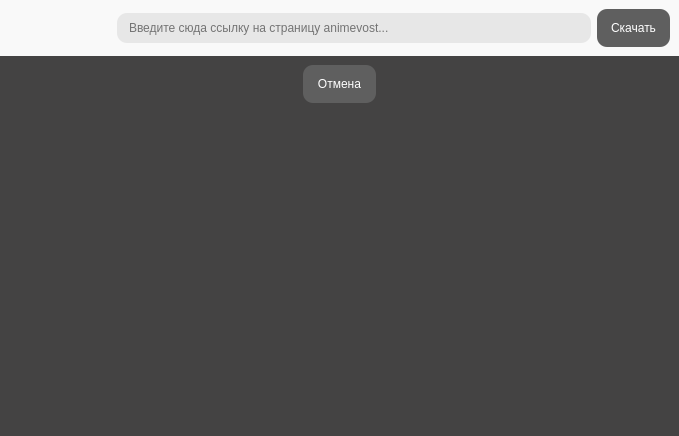
<?xml version="1.0" encoding="UTF-8"?>
<ui version="4.0">
 <class>MainWindow</class>
 <widget class="QMainWindow" name="MainWindow">
  <property name="windowModality">
   <enum>Qt::NonModal</enum>
  </property>
  <property name="geometry">
   <rect>
    <x>0</x>
    <y>0</y>
    <width>679</width>
    <height>427</height>
   </rect>
  </property>
  <property name="windowTitle">
   <string>Animevost Load App</string>
  </property>
  <property name="styleSheet">
   <string notr="true">background-color:#444343;
border:none;</string>
  </property>
  <widget class="QWidget" name="centralwidget">
   <layout class="QVBoxLayout" name="verticalLayout">
    <property name="spacing">
     <number>0</number>
    </property>
    <property name="leftMargin">
     <number>0</number>
    </property>
    <property name="topMargin">
     <number>0</number>
    </property>
    <property name="rightMargin">
     <number>0</number>
    </property>
    <property name="bottomMargin">
     <number>0</number>
    </property>
    <item>
     <widget class="QWidget" name="horizontalWidget" native="true">
      <property name="sizePolicy">
       <sizepolicy hsizetype="Preferred" vsizetype="Maximum">
        <horstretch>0</horstretch>
        <verstretch>0</verstretch>
       </sizepolicy>
      </property>
      <property name="styleSheet">
       <string notr="true">background-color:#F9F9F9;
height:40px;</string>
      </property>
      <layout class="QHBoxLayout" name="horizontalLayout_2">
       <item>
        <layout class="QHBoxLayout" name="horizontalLayout_4">
         <item>
          <widget class="QPushButton" name="downloadsButton">
           <property name="styleSheet">
            <string notr="true">image: url(:/downloadsBtn/download.png);
width:30px;
height:30px;</string>
           </property>
           <property name="text">
            <string/>
           </property>
          </widget>
         </item>
         <item>
          <widget class="QPushButton" name="listAnimeButton">
           <property name="styleSheet">
            <string notr="true">image: url(:/listBtn/list.png);
width:30px;
height:30px;</string>
           </property>
           <property name="text">
            <string/>
           </property>
          </widget>
         </item>
         <item>
          <widget class="QPushButton" name="SettingsAnimeButton">
           <property name="styleSheet">
            <string notr="true">image: url(:/settingsBtn/edit-tools.png);
width:30px;
height:30px;</string>
           </property>
           <property name="text">
            <string/>
           </property>
          </widget>
         </item>
        </layout>
       </item>
       <item>
        <layout class="QHBoxLayout" name="horizontalLayout">
         <item>
          <widget class="QLineEdit" name="linkEdit">
           <property name="styleSheet">
            <string notr="true">background-color:#E7E7E7;
border-radius:10px;
height:30px;
width:294px;
padding-left:10px;</string>
           </property>
           <property name="placeholderText">
            <string>Введите сюда ссылку на страницу animevost...</string>
           </property>
          </widget>
         </item>
         <item>
          <widget class="QPushButton" name="downloadButton">
           <property name="styleSheet">
            <string notr="true">background-color:#5F5F5F;

border-width: 2px;
border-radius: 10px;
color:white;
width:65px;
height:30px;
padding: 4px;</string>
           </property>
           <property name="text">
            <string>Скачать</string>
           </property>
          </widget>
         </item>
        </layout>
       </item>
      </layout>
     </widget>
    </item>
    <item>
     <widget class="QStackedWidget" name="stackedWidget">
      <widget class="QWidget" name="DownloadsPage">
       <layout class="QVBoxLayout" name="verticalLayout_2">
        <item alignment="Qt::AlignHCenter">
         <widget class="QPushButton" name="cancelLoadButton">
          <property name="sizePolicy">
           <sizepolicy hsizetype="Fixed" vsizetype="Fixed">
            <horstretch>0</horstretch>
            <verstretch>0</verstretch>
           </sizepolicy>
          </property>
          <property name="styleSheet">
           <string notr="true">background-color:#5F5F5F;

border-width: 2px;
border-radius: 10px;
color:white;
width:65px;
height:30px;

padding: 4px;</string>
          </property>
          <property name="text">
           <string>Отмена</string>
          </property>
         </widget>
        </item>
        <item>
         <spacer name="verticalSpacer">
          <property name="orientation">
           <enum>Qt::Vertical</enum>
          </property>
          <property name="sizeType">
           <enum>QSizePolicy::Fixed</enum>
          </property>
          <property name="sizeHint" stdset="0">
           <size>
            <width>10</width>
            <height>10</height>
           </size>
          </property>
         </spacer>
        </item>
        <item>
         <widget class="QScrollArea" name="scrollArea">
          <property name="widgetResizable">
           <bool>true</bool>
          </property>
          <widget class="QWidget" name="scrollAreaWidgetContents">
           <property name="geometry">
            <rect>
             <x>0</x>
             <y>0</y>
             <width>661</width>
             <height>291</height>
            </rect>
           </property>
           <layout class="QVBoxLayout" name="verticalLayout_5">
            <item>
             <layout class="QVBoxLayout" name="scrollareadownloads"/>
            </item>
           </layout>
          </widget>
         </widget>
        </item>
       </layout>
      </widget>
      <widget class="QWidget" name="ListPage">
       <layout class="QVBoxLayout" name="verticalLayout_3">
        <item>
         <layout class="QHBoxLayout" name="horizontalLayout_5">
          <item>
           <spacer name="horizontalSpacer">
            <property name="orientation">
             <enum>Qt::Horizontal</enum>
            </property>
            <property name="sizeHint" stdset="0">
             <size>
              <width>40</width>
              <height>20</height>
             </size>
            </property>
           </spacer>
          </item>
          <item>
           <widget class="QLineEdit" name="lineEdit">
            <property name="sizePolicy">
             <sizepolicy hsizetype="Maximum" vsizetype="Fixed">
              <horstretch>0</horstretch>
              <verstretch>0</verstretch>
             </sizepolicy>
            </property>
            <property name="styleSheet">
             <string notr="true">background-color:#E7E7E7;
border-radius:10px;
height:30px;
width:300px;
padding-left:10px;</string>
            </property>
            <property name="placeholderText">
             <string>Введите название...</string>
            </property>
           </widget>
          </item>
          <item>
           <widget class="QPushButton" name="pushButton">
            <property name="sizePolicy">
             <sizepolicy hsizetype="Maximum" vsizetype="Fixed">
              <horstretch>0</horstretch>
              <verstretch>0</verstretch>
             </sizepolicy>
            </property>
            <property name="styleSheet">
             <string notr="true">background-color:#5F5F5F;
border-width: 2px;
border-radius: 10px;
color:white;
width:65px;
height:30px;
padding: 4px;</string>
            </property>
            <property name="text">
             <string>Search</string>
            </property>
           </widget>
          </item>
          <item>
           <spacer name="horizontalSpacer_2">
            <property name="orientation">
             <enum>Qt::Horizontal</enum>
            </property>
            <property name="sizeHint" stdset="0">
             <size>
              <width>40</width>
              <height>20</height>
             </size>
            </property>
           </spacer>
          </item>
         </layout>
        </item>
        <item>
         <widget class="QScrollArea" name="scrollArea_2">
          <property name="widgetResizable">
           <bool>true</bool>
          </property>
          <widget class="QWidget" name="scrollAreaWidgetContents_2">
           <property name="geometry">
            <rect>
             <x>0</x>
             <y>0</y>
             <width>661</width>
             <height>305</height>
            </rect>
           </property>
          </widget>
         </widget>
        </item>
       </layout>
      </widget>
      <widget class="QWidget" name="SettingsPage">
       <layout class="QVBoxLayout" name="verticalLayout_4">
        <item>
         <layout class="QHBoxLayout" name="horizontalLayout_9">
          <item>
           <widget class="QLabel" name="label_4">
            <property name="sizePolicy">
             <sizepolicy hsizetype="Maximum" vsizetype="Maximum">
              <horstretch>0</horstretch>
              <verstretch>0</verstretch>
             </sizepolicy>
            </property>
            <property name="styleSheet">
             <string notr="true">color:white;</string>
            </property>
            <property name="text">
             <string>Loading quality:</string>
            </property>
           </widget>
          </item>
          <item>
           <widget class="QPushButton" name="changeQualityButton">
            <property name="sizePolicy">
             <sizepolicy hsizetype="Fixed" vsizetype="Fixed">
              <horstretch>0</horstretch>
              <verstretch>0</verstretch>
             </sizepolicy>
            </property>
            <property name="styleSheet">
             <string notr="true">background-color:#5F5F5F;
border-width: 2px;
border-radius: 10px;
color:white;
width:65px;
height:20px;
padding: 4px;</string>
            </property>
            <property name="text">
             <string>480</string>
            </property>
           </widget>
          </item>
          <item>
           <spacer name="horizontalSpacer_5">
            <property name="orientation">
             <enum>Qt::Horizontal</enum>
            </property>
            <property name="sizeHint" stdset="0">
             <size>
              <width>40</width>
              <height>20</height>
             </size>
            </property>
           </spacer>
          </item>
         </layout>
        </item>
        <item>
         <layout class="QHBoxLayout" name="horizontalLayout_8">
          <item>
           <widget class="QLabel" name="label">
            <property name="sizePolicy">
             <sizepolicy hsizetype="Maximum" vsizetype="Maximum">
              <horstretch>0</horstretch>
              <verstretch>0</verstretch>
             </sizepolicy>
            </property>
            <property name="styleSheet">
             <string notr="true">color:white;</string>
            </property>
            <property name="text">
             <string>Mirror searching:</string>
            </property>
           </widget>
          </item>
          <item>
           <widget class="QCheckBox" name="searchmirrorschbx">
            <property name="text">
             <string/>
            </property>
           </widget>
          </item>
         </layout>
        </item>
        <item>
         <layout class="QHBoxLayout" name="horizontalLayout_7">
          <item>
           <widget class="QLabel" name="label_3">
            <property name="sizePolicy">
             <sizepolicy hsizetype="Maximum" vsizetype="Maximum">
              <horstretch>0</horstretch>
              <verstretch>0</verstretch>
             </sizepolicy>
            </property>
            <property name="styleSheet">
             <string notr="true">color:white;</string>
            </property>
            <property name="text">
             <string>Mirror searching end:</string>
            </property>
           </widget>
          </item>
          <item>
           <widget class="QLineEdit" name="endSearchingMirror">
            <property name="sizePolicy">
             <sizepolicy hsizetype="Fixed" vsizetype="Fixed">
              <horstretch>0</horstretch>
              <verstretch>0</verstretch>
             </sizepolicy>
            </property>
            <property name="styleSheet">
             <string notr="true">background-color:#E7E7E7;
border-radius:10px;
width:100px;
height:20px;

text-align:center;</string>
            </property>
            <property name="text">
             <string>90</string>
            </property>
            <property name="alignment">
             <set>Qt::AlignCenter</set>
            </property>
           </widget>
          </item>
          <item>
           <spacer name="horizontalSpacer_4">
            <property name="orientation">
             <enum>Qt::Horizontal</enum>
            </property>
            <property name="sizeHint" stdset="0">
             <size>
              <width>40</width>
              <height>20</height>
             </size>
            </property>
           </spacer>
          </item>
         </layout>
        </item>
        <item>
         <layout class="QHBoxLayout" name="horizontalLayout_6">
          <item>
           <widget class="QLabel" name="label_2">
            <property name="sizePolicy">
             <sizepolicy hsizetype="Maximum" vsizetype="Maximum">
              <horstretch>0</horstretch>
              <verstretch>0</verstretch>
             </sizepolicy>
            </property>
            <property name="styleSheet">
             <string notr="true">color:white;</string>
            </property>
            <property name="text">
             <string>Mirror searching start:</string>
            </property>
           </widget>
          </item>
          <item>
           <widget class="QLineEdit" name="startSearchingMirror">
            <property name="sizePolicy">
             <sizepolicy hsizetype="Fixed" vsizetype="Fixed">
              <horstretch>0</horstretch>
              <verstretch>0</verstretch>
             </sizepolicy>
            </property>
            <property name="styleSheet">
             <string notr="true">background-color:#E7E7E7;
border-radius:10px;
width:100px;
height:20px;
</string>
            </property>
            <property name="text">
             <string>40</string>
            </property>
            <property name="alignment">
             <set>Qt::AlignCenter</set>
            </property>
           </widget>
          </item>
          <item>
           <spacer name="horizontalSpacer_3">
            <property name="orientation">
             <enum>Qt::Horizontal</enum>
            </property>
            <property name="sizeHint" stdset="0">
             <size>
              <width>40</width>
              <height>20</height>
             </size>
            </property>
           </spacer>
          </item>
         </layout>
        </item>
        <item>
         <widget class="QPushButton" name="ButtonSaveSettings">
          <property name="styleSheet">
           <string notr="true">background-color:#5F5F5F;
border-width: 2px;
border-radius: 10px;
color:white;
width:65px;
height:20px;
padding: 4px;</string>
          </property>
          <property name="text">
           <string>Save</string>
          </property>
         </widget>
        </item>
       </layout>
      </widget>
      <widget class="QWidget" name="AboutPage">
       <layout class="QHBoxLayout" name="horizontalLayout_10">
        <item>
         <widget class="QWidget" name="verticalWidget_5" native="true">
          <property name="sizePolicy">
           <sizepolicy hsizetype="Fixed" vsizetype="Preferred">
            <horstretch>0</horstretch>
            <verstretch>0</verstretch>
           </sizepolicy>
          </property>
          <property name="minimumSize">
           <size>
            <width>200</width>
            <height>0</height>
           </size>
          </property>
          <property name="styleSheet">
           <string notr="true"/>
          </property>
          <layout class="QVBoxLayout" name="verticalLayout_9">
           <property name="sizeConstraint">
            <enum>QLayout::SetNoConstraint</enum>
           </property>
           <item>
            <widget class="QLabel" name="imageabout">
             <property name="sizePolicy">
              <sizepolicy hsizetype="Fixed" vsizetype="Preferred">
               <horstretch>0</horstretch>
               <verstretch>0</verstretch>
              </sizepolicy>
             </property>
             <property name="minimumSize">
              <size>
               <width>200</width>
               <height>300</height>
              </size>
             </property>
             <property name="toolTip">
              <string>&lt;html&gt;&lt;head/&gt;&lt;body&gt;&lt;p&gt;&lt;br/&gt;&lt;/p&gt;&lt;/body&gt;&lt;/html&gt;</string>
             </property>
             <property name="styleSheet">
              <string notr="true"/>
             </property>
             <property name="text">
              <string/>
             </property>
             <property name="scaledContents">
              <bool>true</bool>
             </property>
            </widget>
           </item>
           <item alignment="Qt::AlignHCenter|Qt::AlignTop">
            <widget class="QPushButton" name="downloadAbout">
             <property name="sizePolicy">
              <sizepolicy hsizetype="Fixed" vsizetype="Fixed">
               <horstretch>0</horstretch>
               <verstretch>0</verstretch>
              </sizepolicy>
             </property>
             <property name="styleSheet">
              <string notr="true">background-color:#5F5F5F;

border-width: 2px;
border-radius: 10px;
color:white;
width:65px;
height:30px;
padding: 4px;
</string>
             </property>
             <property name="text">
              <string>Download</string>
             </property>
            </widget>
           </item>
          </layout>
         </widget>
        </item>
        <item>
         <widget class="QLabel" name="about_text">
          <property name="enabled">
           <bool>true</bool>
          </property>
          <property name="sizePolicy">
           <sizepolicy hsizetype="Minimum" vsizetype="Preferred">
            <horstretch>0</horstretch>
            <verstretch>0</verstretch>
           </sizepolicy>
          </property>
          <property name="styleSheet">
           <string notr="true"/>
          </property>
          <property name="text">
           <string>TextLabel</string>
          </property>
         </widget>
        </item>
       </layout>
      </widget>
     </widget>
    </item>
   </layout>
  </widget>
 </widget>
 <resources>
  <include location="resouces.qrc"/>
 </resources>
 <connections/>
</ui>
